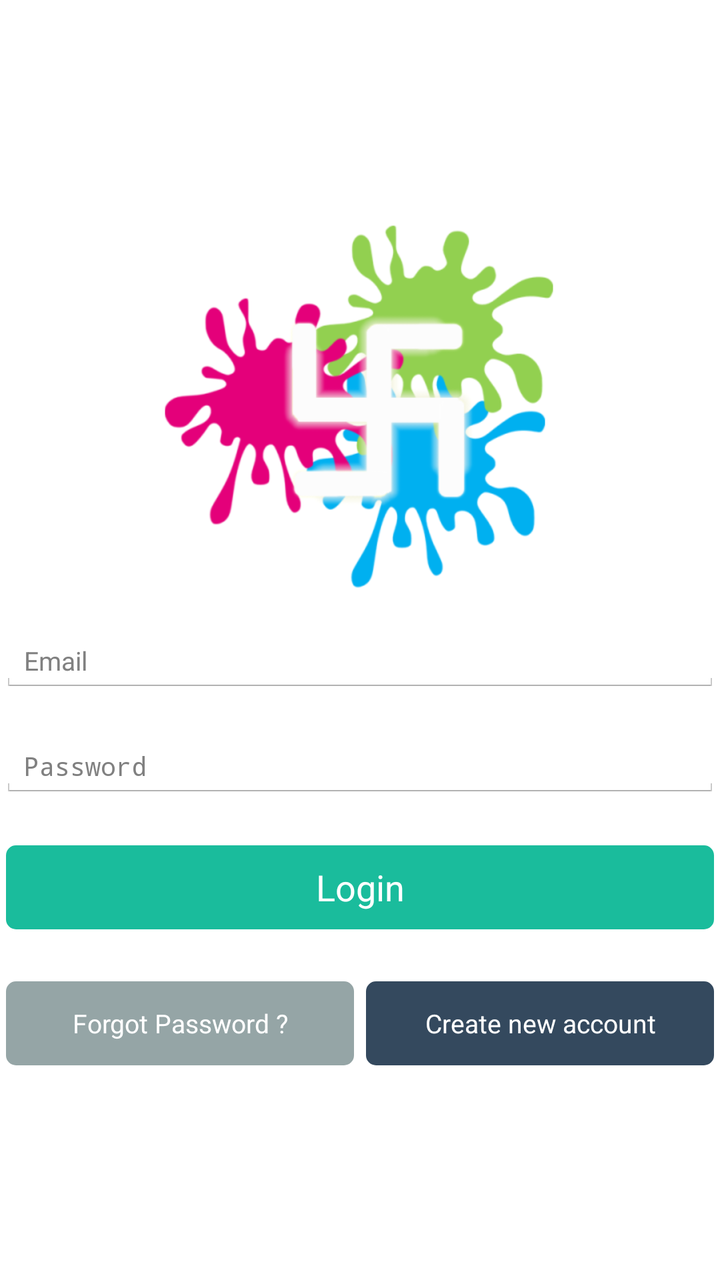
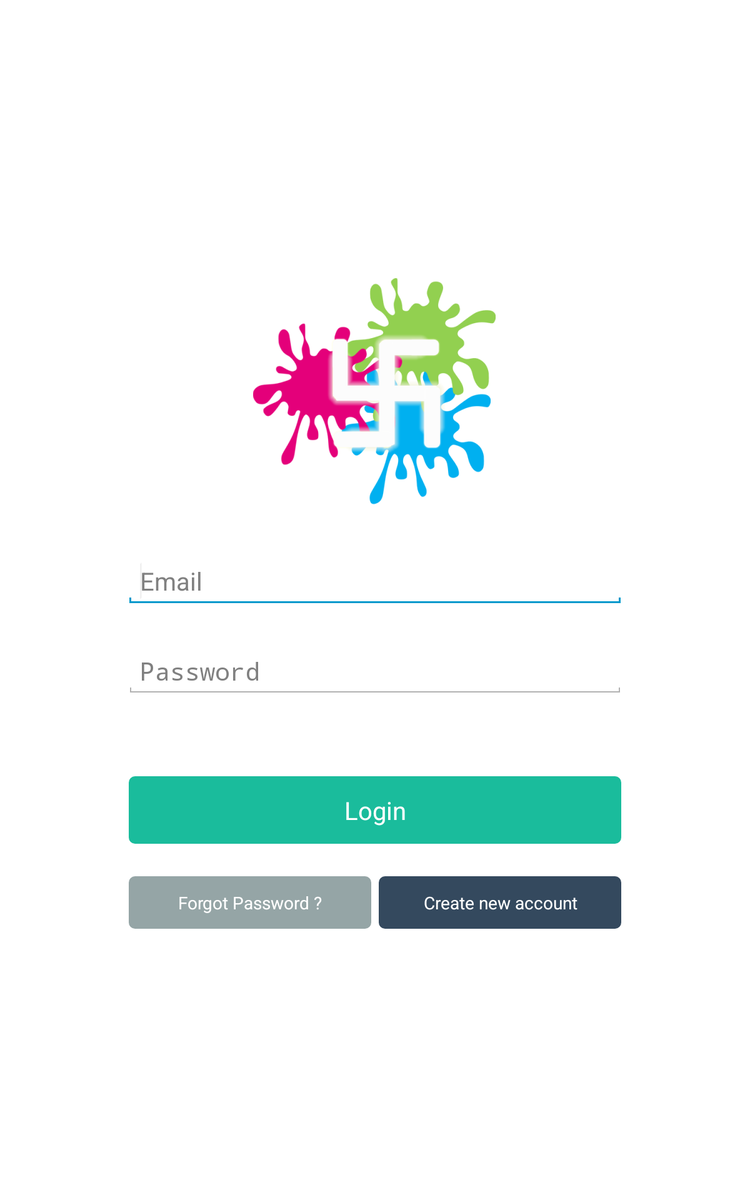

Compare how this app lays out the same screen by default and in its alternative resource folder. The renders come first, then the two layout files and the values they reference.
<!-- AndroidManifest.xml: application theme AppTheme -->
<!-- res/layout/activity_login.xml -->
<LinearLayout xmlns:android="http://schemas.android.com/apk/res/android"
    xmlns:tools="http://schemas.android.com/tools"
    android:layout_width="match_parent"
    android:layout_height="match_parent"
    tools:context="${packageName}.${activityClass}"
    android:orientation="vertical"
    android:gravity="center"
      >

    <ImageView
        android:id="@+id/imageView1"
        android:layout_width="wrap_content"
        android:layout_height="wrap_content"
        android:src="@drawable/splash" />

<LinearLayout
    android:layout_width="match_parent"
    android:layout_height="wrap_content"
    android:orientation="vertical"
     >

    <EditText
        android:id="@+id/txt_login_email"
        android:layout_width="match_parent"
        android:layout_height="wrap_content"
        android:hint="@string/login_username"
        android:inputType="textEmailAddress"
        android:textSize="13sp"
        android:layout_marginTop="10dp" 
        android:imeOptions="flagNoExtractUi"/>

    <EditText
        android:id="@+id/txt_login_password"
        android:layout_width="match_parent"
        android:layout_height="wrap_content"
        android:hint="@string/login_password"
        android:inputType="textPassword"
        android:textSize="13sp"
        android:layout_marginTop="20dp" />

        <Button
            android:id="@+id/btn_login"
            android:layout_width="match_parent"
            android:layout_height="wrap_content"
            android:layout_marginTop="20dp"
            android:background="@drawable/btn_torq"
            android:text="@string/login"
            android:textColor="#FFFFFF" />
    
    <LinearLayout android:orientation="horizontal"
    android:layout_width="match_parent"
  android:layout_height="wrap_content"
  android:layout_marginTop="20dp"
  >

      <Button
          android:id="@+id/btn_forgot_password"
          style="@style/MyStyle"
          android:layout_width="0dp"
          android:layout_height="wrap_content"
          android:layout_gravity="left"
          android:layout_weight="1"
          android:background="@drawable/btn_default"
          android:padding="10dp"
          android:text="@string/login_forgot_password"
          android:textSize="13sp" />

      <Button
          android:id="@+id/btn_sign_up"
          style="@style/MyStyle"
          android:layout_width="0dp"
          android:layout_height="wrap_content"
          android:layout_weight="1"
          android:background="@drawable/btn_dark"
          android:padding="10dp"
          android:text="@string/login_signup"
          android:textSize="13sp" />

</LinearLayout>

</LinearLayout>
</LinearLayout>
<!-- resources referenced by this layout -->
<resources>
  <!-- drawable btn_dark (drawable) -->
  <?xml version="1.0" encoding="utf-8"?>
  <layer-list xmlns:android="http://schemas.android.com/apk/res/android" >
      <item android:left="3dp" android:right="3dp" android:top="3dp" android:bottom="3dp">
          <shape android:shape="rectangle" >
              <corners android:radius="5dp" />
              <solid android:color="#34495e" />
          </shape>
      </item>
      <item android:left="3dp" android:right="3dp" android:top="3dp" android:bottom="3dp">
          <selector>
              <item android:state_pressed="true">
                  <shape android:shape="rectangle" >
                      <corners android:radius="5dp" />
                      <solid android:color="#2c3e50" />
                  </shape>
              </item>
          </selector>
      </item>
  </layer-list>
  <!-- drawable btn_default (drawable) -->
  <?xml version="1.0" encoding="utf-8"?>
  <layer-list xmlns:android="http://schemas.android.com/apk/res/android" >
      <item android:left="3dp" android:right="3dp" android:top="3dp" android:bottom="3dp">
          <shape android:shape="rectangle" >
              <corners android:radius="5dp" />
              <solid android:color="#95a5a6" />
          </shape>
          
      </item>
      <item android:left="3dp" android:right="3dp" android:top="3dp" android:bottom="3dp">
          <selector>
              <item android:state_pressed="true">
                  <shape android:shape="rectangle" >
                      <corners android:radius="5dp" />
                      <solid android:color="#7f8c8d" />
                  </shape>
              </item>
          </selector>
      </item>
  
  
  </layer-list>
  <!-- drawable btn_torq (drawable) -->
  <?xml version="1.0" encoding="utf-8"?>
  <layer-list xmlns:android="http://schemas.android.com/apk/res/android" >
      <item android:left="3dp" android:right="3dp" android:top="3dp" android:bottom="3dp">
          <shape android:shape="rectangle" >
              <corners android:radius="5dp" />
              <solid android:color="#1abc9c" />
          </shape>
      </item>
      <item android:left="3dp" android:right="3dp" android:top="3dp" android:bottom="3dp">
          <selector>
              <item android:state_pressed="true">
                  <shape android:shape="rectangle" >
                      <corners android:radius="5dp" />
                      <solid android:color="#16a085" />
                  </shape>
              </item>
          </selector>
      </item>
  </layer-list>
  <!-- drawable splash: png bitmap (drawable-hdpi, 18257 bytes) -->
  <string name="login">Login</string>
  <string name="login_forgot_password">Forgot Password ?</string>
  <string name="login_password">Password</string>
  <string name="login_signup">Create new account</string>
  <string name="login_username">Email</string>
  <style name="MyStyle">
      <item name="android:textColor">#FFFFFF</item>
      <item name="android:textColorHint">#CCCCCC</item>
  
  </style>
  <style name="AppTheme" parent="AppBaseTheme">
          
      </style>
  <!-- from res/values-v11/ -->
  <style name="AppBaseTheme" parent="android:Theme.Holo.Light">
          
      </style>
</resources>
<!-- res/layout-sw600dp/activity_login.xml (the author's variant of the layout above) -->
<!-- drawn on a 7-inch tablet held upright -->
<LinearLayout xmlns:android="http://schemas.android.com/apk/res/android"
    xmlns:tools="http://schemas.android.com/tools"
    android:layout_width="match_parent"
    android:layout_height="match_parent"
    tools:context="${packageName}.${activityClass}"
    android:orientation="vertical"
    android:gravity="center"
    
      >

    <ImageView
        android:id="@+id/imageView1"
        android:layout_width="wrap_content"
        android:layout_height="wrap_content"
        android:src="@drawable/splash" />

<LinearLayout
    android:layout_width="match_parent"
    android:layout_height="wrap_content"
    android:layout_gravity="center"
    android:gravity="center"
    android:orientation="vertical"
     >

    <EditText
        android:id="@+id/txt_login_email"
        android:layout_width="400dp"
        android:layout_height="wrap_content"
        android:hint="@string/login_username"
        android:inputType="textEmailAddress"
        android:layout_marginTop="30dp"
        android:textSize="20sp"
        android:imeOptions="flagNoExtractUi" >

        <requestFocus android:layout_height="wrap_content" />

    </EditText>

    <EditText
        android:id="@+id/txt_login_password"
        android:layout_width="400dp"
        android:layout_height="wrap_content"
        android:layout_marginTop="30dp"
        android:hint="@string/login_password"
        android:inputType="textPassword"
        android:textSize="20sp" />

    <LinearLayout
        android:layout_width="400dp"
        android:layout_height="wrap_content"
        android:orientation="horizontal" >



      <Button
          android:id="@+id/btn_login"
          android:layout_width="match_parent"
          android:layout_height="60dp"
          android:layout_marginTop="60dp"
          android:textSize="20sp"
          style="@style/MyStyle"
          android:text="@string/login"
          android:background="@drawable/btn_torq" />

</LinearLayout>
    
    <LinearLayout android:orientation="horizontal"
    android:layout_width="400dp"
  android:layout_height="wrap_content"
  android:layout_marginTop="20dp"
  
  >

      <Button
          android:id="@+id/btn_forgot_password"
          style="@style/MyStyle"
          android:layout_width="0dp"
          android:layout_height="wrap_content"
          android:layout_gravity="left"
          android:layout_weight="1"
          android:background="@drawable/btn_default"
          android:padding="10dp"
          android:text="@string/login_forgot_password"
          android:textSize="14sp" />

      <Button
          android:id="@+id/btn_sign_up"
          style="@style/MyStyle"
          android:layout_width="0dp"
          android:layout_height="wrap_content"
          android:layout_weight="1"
          android:background="@drawable/btn_dark"
          android:padding="10dp"
          android:text="@string/login_signup"
          android:textSize="14sp" />

</LinearLayout>

</LinearLayout>
</LinearLayout>
